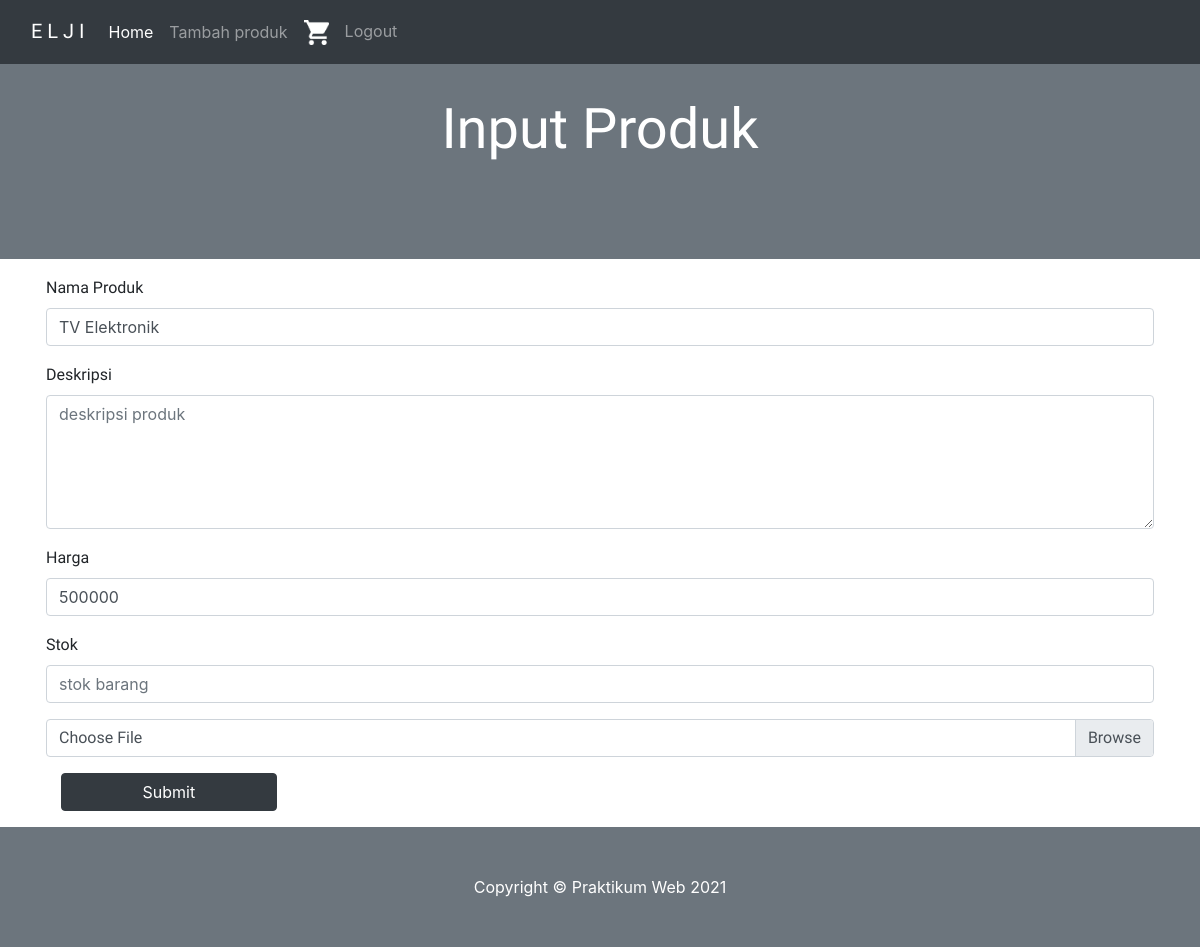
The app's page /update.php?id=6 (signed in), older data.
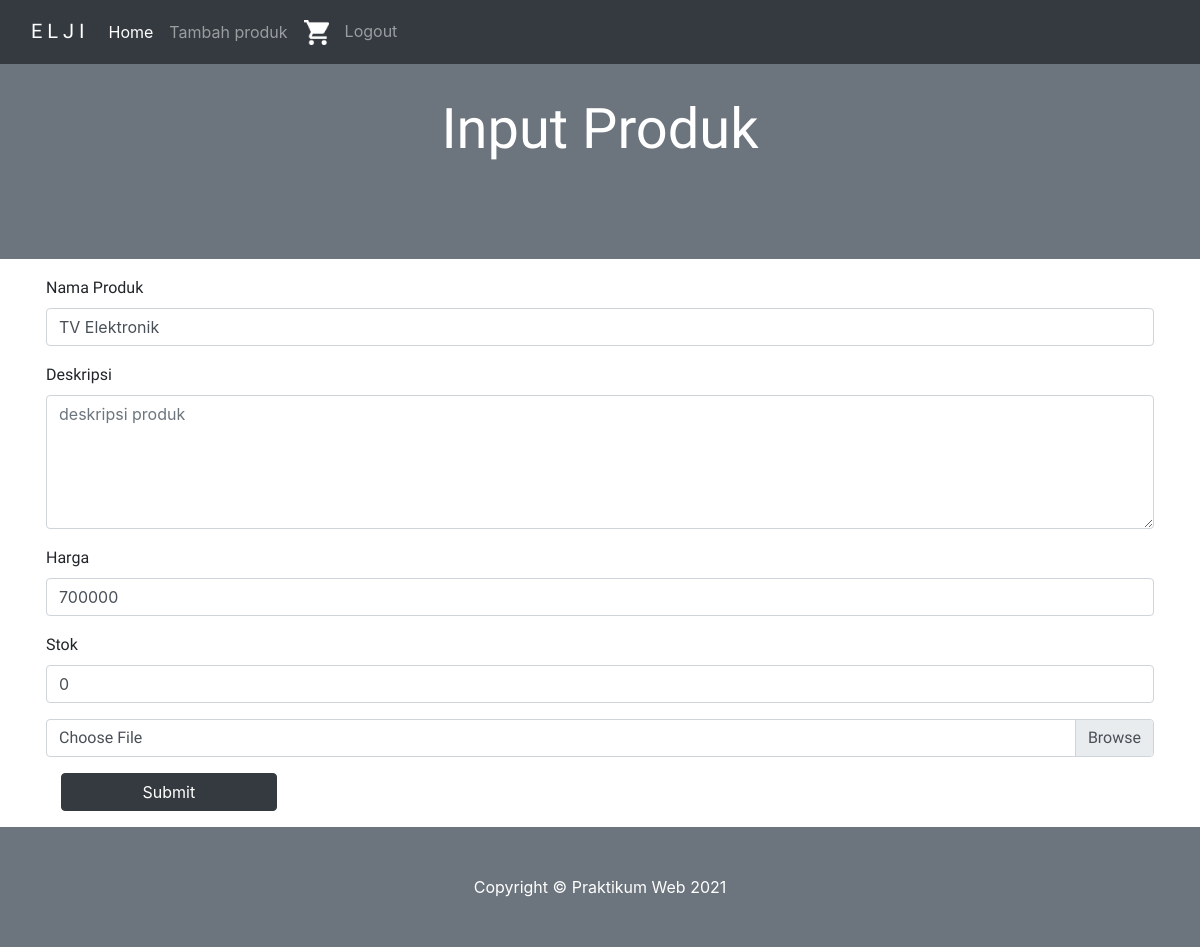
The same page, newer data.
### tables this page shows
CREATE TABLE `product` (
  `id` int(5) NOT NULL,
  `name` varchar(100) NOT NULL,
  `description` text NOT NULL,
  `price` bigint(20) NOT NULL,
  `stock` int(11) DEFAULT NULL,
  `image_path` varchar(1024) NOT NULL,
  `created_at` timestamp NOT NULL DEFAULT current_timestamp(),
  `updated_at` datetime NOT NULL DEFAULT current_timestamp() ON UPDATE current_timestamp()
);

### koneksi.php (called while the page is built, shortened)
<?php
	$koneksi = mysqli_connect("localhost" , "root", "" , "toko_elektronik");
	function query ($query){
		global $koneksi;
		$result = mysqli_query($koneksi , $query);
		$rows = [];
		while ($row = mysqli_fetch_assoc($result)) {
			$rows[] = $row;
		}
		return $rows;
	}
 ?>

### update.php (the view, shortened to what this page needs)
<?php
	include 'koneksi.php';
	$id = $_GET["id"];
	$data = query("SELECT * FROM product WHERE id='$id'")[0];
 ?>
<!DOCTYPE html>
<html>
<head>
	<link rel="stylesheet" href="https://maxcdn.bootstrapcdn.com/bootstrap/4.0.0/css/bootstrap.min.css">
</head>
<body>
	<?php include('navbar.php')?>
	<header class="bg-secondary py-5">
		<div class="container mx-auto my-5">
			<div class="text-center text-white">
				<h1 class="display-4 fw-bolder">Input Produk</h1>
			</div>
		</div>
	</header>
	<section>
        <div class="container py-3 px-3">
            <form method="post" enctype="multipart/form-data">
                <div class="form-group mb-3">
                    <label for="name">Nama Produk</label>
                    <input type="text" class="form-control" name="name" id="name" placeholder="nama produk" required="" value="<?php echo($data["name"]) ?>">
                </div>
                <div class="form-group mb-3">
                    <label for="description">Deskripsi</label>
                    <textarea class="form-control" name="description" id="description" placeholder="deskripsi produk" cols="20" rows="5"></textarea>
                </div>
                <div class="form-group mb-3">
                    <label for="price">Harga</label>
                    <input type="text" class="form-control" name="price" id="price" placeholder="harga produk(rupiah)" required="" value="<?php echo($data["price"]) ?>">
                </div>
                <div class="form-group mb-3">
                    <label for="stock">Stok</label>
                    <input type="text" class="form-control" name="stock" id="stock" placeholder="stok barang" required="" value="<?php echo($data["stock"]) ?>">
                </div>
                <div class="custom-file mb-3">
                    <label class="custom-file-label" for="image">Choose File</label>
                </div>
                <div class="container">
                    <button type="submit" class="btn btn-dark" name="submit" style="width: 20%;">Submit</button>
                </div>
            </form>
        </div>
	</section>
	<footer class="py-5 bg-secondary">
        <div class="container"><p class="m-0 text-center text-white">Copyright &copy; Praktikum Web 2021</p></div>
    </footer>
	</body>
</html>

Row changes from the older to the newer data that the page shows:
changed product "TV Elektronik": price "500000" → "700000"; stock (not shown) → "0"
